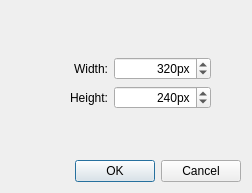
<?xml version="1.0" encoding="UTF-8"?>
<ui version="4.0">
 <class>NewProjectDialog</class>
 <widget class="QDialog" name="NewProjectDialog">
  <property name="windowModality">
   <enum>Qt::WindowModal</enum>
  </property>
  <property name="geometry">
   <rect>
    <x>0</x>
    <y>0</y>
    <width>252</width>
    <height>193</height>
   </rect>
  </property>
  <property name="windowTitle">
   <string>New Project</string>
  </property>
  <layout class="QVBoxLayout" name="verticalLayout">
   <property name="spacing">
    <number>-1</number>
   </property>
   <item>
    <spacer name="verticalSpacer_2">
     <property name="orientation">
      <enum>Qt::Vertical</enum>
     </property>
     <property name="sizeHint" stdset="0">
      <size>
       <width>20</width>
       <height>40</height>
      </size>
     </property>
    </spacer>
   </item>
   <item>
    <layout class="QHBoxLayout" name="widthLayout">
     <property name="rightMargin">
      <number>30</number>
     </property>
     <item>
      <widget class="QLabel" name="widthLabel">
       <property name="text">
        <string>Width:</string>
       </property>
       <property name="alignment">
        <set>Qt::AlignRight|Qt::AlignTrailing|Qt::AlignVCenter</set>
       </property>
      </widget>
     </item>
     <item>
      <widget class="QSpinBox" name="widthSpinBox">
       <property name="minimumSize">
        <size>
         <width>0</width>
         <height>0</height>
        </size>
       </property>
       <property name="frame">
        <bool>true</bool>
       </property>
       <property name="alignment">
        <set>Qt::AlignRight|Qt::AlignTrailing|Qt::AlignVCenter</set>
       </property>
       <property name="buttonSymbols">
        <enum>QAbstractSpinBox::UpDownArrows</enum>
       </property>
       <property name="suffix">
        <string>px</string>
       </property>
       <property name="minimum">
        <number>1</number>
       </property>
       <property name="maximum">
        <number>1000</number>
       </property>
       <property name="value">
        <number>320</number>
       </property>
      </widget>
     </item>
    </layout>
   </item>
   <item>
    <layout class="QHBoxLayout" name="heightLayout">
     <property name="rightMargin">
      <number>30</number>
     </property>
     <item>
      <widget class="QLabel" name="heightLabel">
       <property name="text">
        <string>Height:</string>
       </property>
       <property name="alignment">
        <set>Qt::AlignRight|Qt::AlignTrailing|Qt::AlignVCenter</set>
       </property>
      </widget>
     </item>
     <item>
      <widget class="QSpinBox" name="heightSpinBox">
       <property name="alignment">
        <set>Qt::AlignRight|Qt::AlignTrailing|Qt::AlignVCenter</set>
       </property>
       <property name="suffix">
        <string>px</string>
       </property>
       <property name="minimum">
        <number>1</number>
       </property>
       <property name="maximum">
        <number>1000</number>
       </property>
       <property name="value">
        <number>240</number>
       </property>
      </widget>
     </item>
    </layout>
   </item>
   <item>
    <spacer name="verticalSpacer">
     <property name="orientation">
      <enum>Qt::Vertical</enum>
     </property>
     <property name="sizeHint" stdset="0">
      <size>
       <width>20</width>
       <height>40</height>
      </size>
     </property>
    </spacer>
   </item>
   <item>
    <widget class="QDialogButtonBox" name="buttonBox">
     <property name="orientation">
      <enum>Qt::Horizontal</enum>
     </property>
     <property name="standardButtons">
      <set>QDialogButtonBox::Cancel|QDialogButtonBox::Ok</set>
     </property>
    </widget>
   </item>
  </layout>
 </widget>
 <resources/>
 <connections>
  <connection>
   <sender>buttonBox</sender>
   <signal>accepted()</signal>
   <receiver>NewProjectDialog</receiver>
   <slot>accept()</slot>
   <hints>
    <hint type="sourcelabel">
     <x>248</x>
     <y>254</y>
    </hint>
    <hint type="destinationlabel">
     <x>157</x>
     <y>274</y>
    </hint>
   </hints>
  </connection>
  <connection>
   <sender>buttonBox</sender>
   <signal>rejected()</signal>
   <receiver>NewProjectDialog</receiver>
   <slot>reject()</slot>
   <hints>
    <hint type="sourcelabel">
     <x>316</x>
     <y>260</y>
    </hint>
    <hint type="destinationlabel">
     <x>286</x>
     <y>274</y>
    </hint>
   </hints>
  </connection>
 </connections>
</ui>
